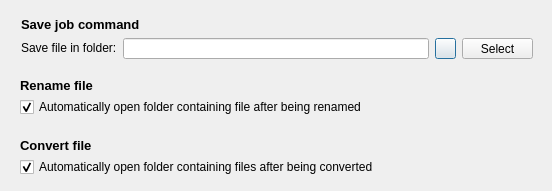
<?xml version="1.0" encoding="UTF-8"?>
<ui version="4.0">
 <class>options_dialog</class>
 <widget class="QDialog" name="options_dialog">
  <property name="geometry">
   <rect>
    <x>0</x>
    <y>0</y>
    <width>552</width>
    <height>191</height>
   </rect>
  </property>
  <property name="minimumSize">
   <size>
    <width>552</width>
    <height>191</height>
   </size>
  </property>
  <property name="maximumSize">
   <size>
    <width>552</width>
    <height>191</height>
   </size>
  </property>
  <property name="windowTitle">
   <string>Dialog</string>
  </property>
  <widget class="QLabel" name="label">
   <property name="geometry">
    <rect>
     <x>21</x>
     <y>16</y>
     <width>126</width>
     <height>16</height>
    </rect>
   </property>
   <property name="minimumSize">
    <size>
     <width>126</width>
     <height>16</height>
    </size>
   </property>
   <property name="maximumSize">
    <size>
     <width>126</width>
     <height>16</height>
    </size>
   </property>
   <property name="font">
    <font>
     <pointsize>10</pointsize>
     <bold>true</bold>
    </font>
   </property>
   <property name="text">
    <string>Save job command</string>
   </property>
   <property name="alignment">
    <set>Qt::AlignLeading|Qt::AlignLeft|Qt::AlignVCenter</set>
   </property>
  </widget>
  <widget class="QWidget" name="layoutWidget">
   <property name="geometry">
    <rect>
     <x>20</x>
     <y>75</y>
     <width>358</width>
     <height>44</height>
    </rect>
   </property>
   <layout class="QVBoxLayout" name="verticalLayout_2">
    <property name="spacing">
     <number>2</number>
    </property>
    <item>
     <widget class="QLabel" name="label_2">
      <property name="minimumSize">
       <size>
        <width>81</width>
        <height>16</height>
       </size>
      </property>
      <property name="maximumSize">
       <size>
        <width>81</width>
        <height>16</height>
       </size>
      </property>
      <property name="font">
       <font>
        <pointsize>10</pointsize>
        <bold>true</bold>
       </font>
      </property>
      <property name="text">
       <string>Rename file</string>
      </property>
      <property name="alignment">
       <set>Qt::AlignLeading|Qt::AlignLeft|Qt::AlignVCenter</set>
      </property>
     </widget>
    </item>
    <item>
     <widget class="QCheckBox" name="rename_check">
      <property name="minimumSize">
       <size>
        <width>356</width>
        <height>20</height>
       </size>
      </property>
      <property name="maximumSize">
       <size>
        <width>356</width>
        <height>20</height>
       </size>
      </property>
      <property name="text">
       <string>Automatically open folder containing file after being renamed  </string>
      </property>
      <property name="checked">
       <bool>true</bool>
      </property>
     </widget>
    </item>
   </layout>
  </widget>
  <widget class="QWidget" name="layoutWidget">
   <property name="geometry">
    <rect>
     <x>20</x>
     <y>135</y>
     <width>363</width>
     <height>44</height>
    </rect>
   </property>
   <layout class="QVBoxLayout" name="verticalLayout_3">
    <property name="spacing">
     <number>2</number>
    </property>
    <item>
     <widget class="QLabel" name="label_3">
      <property name="minimumSize">
       <size>
        <width>81</width>
        <height>16</height>
       </size>
      </property>
      <property name="maximumSize">
       <size>
        <width>81</width>
        <height>16</height>
       </size>
      </property>
      <property name="font">
       <font>
        <pointsize>10</pointsize>
        <bold>true</bold>
       </font>
      </property>
      <property name="text">
       <string>Convert file</string>
      </property>
      <property name="alignment">
       <set>Qt::AlignLeading|Qt::AlignLeft|Qt::AlignVCenter</set>
      </property>
     </widget>
    </item>
    <item>
     <widget class="QCheckBox" name="convert_check">
      <property name="minimumSize">
       <size>
        <width>361</width>
        <height>20</height>
       </size>
      </property>
      <property name="maximumSize">
       <size>
        <width>361</width>
        <height>20</height>
       </size>
      </property>
      <property name="text">
       <string>Automatically open folder containing files after being converted  </string>
      </property>
      <property name="checked">
       <bool>true</bool>
      </property>
     </widget>
    </item>
   </layout>
  </widget>
  <widget class="QWidget" name="layoutWidget">
   <property name="geometry">
    <rect>
     <x>21</x>
     <y>37</y>
     <width>514</width>
     <height>23</height>
    </rect>
   </property>
   <layout class="QHBoxLayout" name="horizontalLayout">
    <item>
     <widget class="QLabel" name="label_4">
      <property name="minimumSize">
       <size>
        <width>96</width>
        <height>16</height>
       </size>
      </property>
      <property name="maximumSize">
       <size>
        <width>96</width>
        <height>16</height>
       </size>
      </property>
      <property name="font">
       <font>
        <pointsize>9</pointsize>
        <bold>false</bold>
       </font>
      </property>
      <property name="text">
       <string>Save file in folder:</string>
      </property>
      <property name="alignment">
       <set>Qt::AlignLeading|Qt::AlignLeft|Qt::AlignVCenter</set>
      </property>
     </widget>
    </item>
    <item>
     <widget class="QLineEdit" name="path">
      <property name="minimumSize">
       <size>
        <width>306</width>
        <height>21</height>
       </size>
      </property>
      <property name="maximumSize">
       <size>
        <width>306</width>
        <height>21</height>
       </size>
      </property>
      <property name="text">
       <string/>
      </property>
      <property name="readOnly">
       <bool>true</bool>
      </property>
     </widget>
    </item>
    <item>
     <widget class="QPushButton" name="open">
      <property name="minimumSize">
       <size>
        <width>21</width>
        <height>21</height>
       </size>
      </property>
      <property name="maximumSize">
       <size>
        <width>21</width>
        <height>21</height>
       </size>
      </property>
      <property name="text">
       <string/>
      </property>
      <property name="icon">
       <iconset resource="resource.qrc">
        <normaloff>:/image/open.png</normaloff>:/image/open.png</iconset>
      </property>
     </widget>
    </item>
    <item>
     <widget class="QPushButton" name="select">
      <property name="minimumSize">
       <size>
        <width>71</width>
        <height>21</height>
       </size>
      </property>
      <property name="maximumSize">
       <size>
        <width>71</width>
        <height>21</height>
       </size>
      </property>
      <property name="text">
       <string>Select</string>
      </property>
     </widget>
    </item>
   </layout>
  </widget>
 </widget>
 <tabstops>
  <tabstop>path</tabstop>
  <tabstop>select</tabstop>
  <tabstop>open</tabstop>
  <tabstop>rename_check</tabstop>
  <tabstop>convert_check</tabstop>
 </tabstops>
 <resources>
  <include location="resource.qrc"/>
 </resources>
 <connections/>
</ui>
